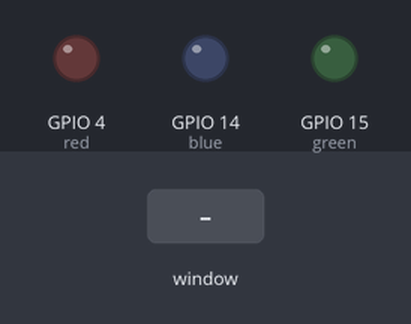
The program below on a simulated Raspberry Pi (BCM pin numbers). Shown: output pins drawn as LEDs (lit = HIGH). Inputs (shaded band) come from the test bench. The desktop window is not drawn, its controls go by their first labels and the mouse button is held 0.15 s.

Above: at 1.2 s.
1.3 s: control labelled "Red" in the window clicked
At 2.0 s:
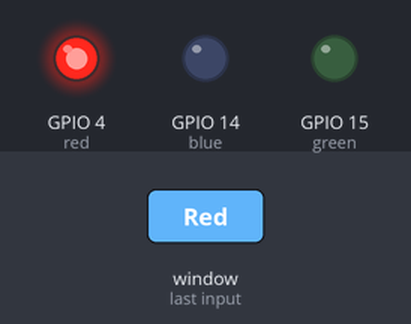
2.8 s: control labelled "Blue" in the window clicked
At 3.1 s:
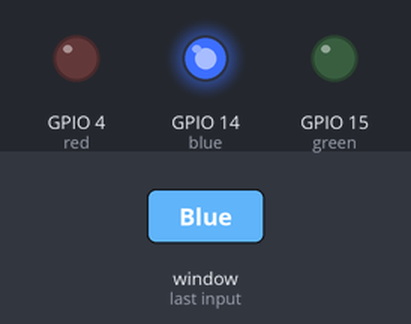
4.3 s: control labelled "Green" in the window clicked
At 5.5 s:
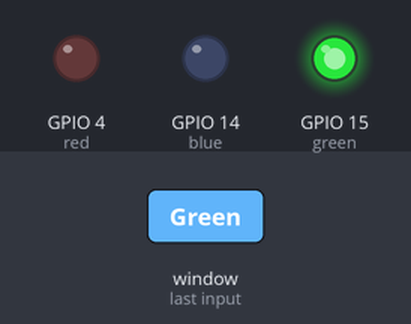
5.8 s: control labelled "All" in the window clicked
At 6.6 s:
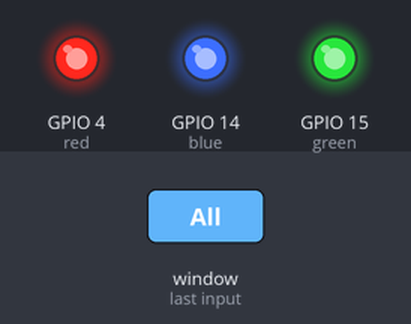
7.3 s: control labelled "None" in the window clicked
At 7.7 s:
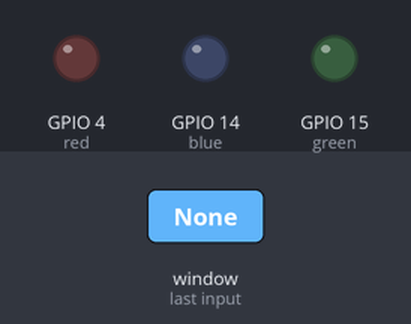
Timing chart, 0 to 9.8 s (numbered marks = the images above; inputs shaded):
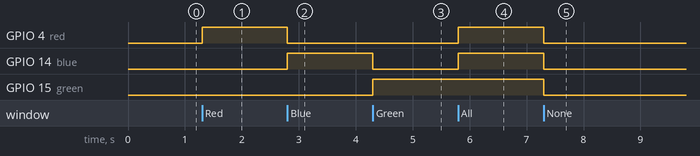

The program:

Task5_2C.py
```python
# YUVRAJ BANSAL
# 2110994799
# Task 5.2C

#  GUI LIbrary
from tkinter import *
import tkinter.font
import RPi.GPIO as GPIO
from gpiozero import LED
GPIO.setmode(GPIO.BCM)

#Initializing GPIO pins
red = LED(4)
blue = LED(14)
green = LED(15)

# Initializing GUI wwindow
win = Tk()
# Title for GUI Interface
win.title("GUI Interface")
win.geometry("250x180")
myFont = tkinter.font.Font(family = 'Helvetica', size = 12, weight = "bold")
uv = StringVar()

# Declaring functions for the functionality of the GUI Widgets
def ledRed():
    red.on()
    blue.off()
    green.off()


def ledBlue():
    red.off()
    blue.on()
    green.off()


def ledGreen():
    red.off()
    blue.off()
    green.on()


def allOn():
    red.on()
    blue.on()
    green.on()


def allOFF():
    red.off()
    blue.off()
    green.off()

# Exit button to destroy the window
def close():
    GPIO.cleanup()
    win.destroy()

# GUI Widgets
Label(win, text="Choose an option!!", font = myFont, padx = 14).pack()
Radiobutton(win, text="Red", font = myFont, command = ledRed, bg = 'red', height= 1, width = 27, bd = 3, variable = uv, value = "LED: Red").pack(anchor = "w")
Radiobutton(win, text="Blue", font = myFont, command = ledBlue, bg = 'blue', height= 1, width = 27, bd = 3, variable = uv, value = "LED: Blue").pack(anchor = "w")
Radiobutton(win, text="Green", font = myFont, command = ledGreen, bg = 'green', height= 1, width = 27, bd = 3, variable = uv, value = "LED: Green").pack(anchor = "w")
Radiobutton(win, text="All", font = myFont, command = allOn, bg = 'yellow', height= 1, width = 27, bd = 3, variable = uv, value = "LED: All").pack(anchor = "w")
Radiobutton(win, text="None", font = myFont, command = allOFF, bg = 'purple', height= 1, width = 27, bd = 3, variable = uv, value = "LED: None").pack(anchor = "w")
Button(win, text="Exit", font= myFont, command = close, bg='grey').pack(anchor = "w")

win.protocol("WM_DELETE_WINDOW", close)
win.mainloop()
```

Measured:
- after the input at 1.3 s, GPIO 4 (red): LOW → HIGH at once
- after the input at 2.8 s, GPIO 4 (red): HIGH → LOW at once; GPIO 14 (blue): LOW → HIGH at once
- after the input at 4.3 s, GPIO 14 (blue): HIGH → LOW at once; GPIO 15 (green): LOW → HIGH at once
- after the input at 5.8 s, GPIO 4 (red), GPIO 14 (blue): LOW → HIGH at once
- after the input at 7.3 s, GPIO 4 (red), GPIO 14 (blue), GPIO 15 (green): HIGH → LOW at once
